Frame 1 (no input): blank canvas, image omitted
Frame 60 (no input): blank canvas, image omitted
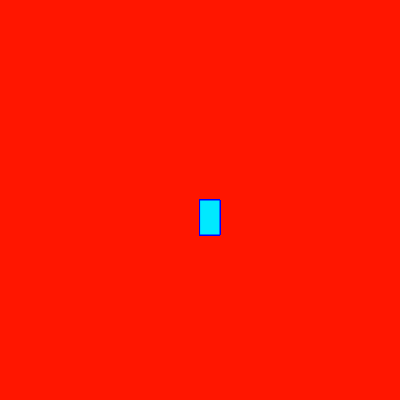
Frame 120 (the mouse pressed at the canvas centre since frame 60)

The p5.js sketch whose frames 1 and 60 were blank and that drew this single picture after the mouse press (run headless with seeded random() and noise() and a simulated clock; from frame 60 on, the mouse is pressed at the canvas centre):

// p5.js sketch
// ── sketch.js
function setup() {
    createCanvas(400, 400);
    background("#FF1600")
  }
  
  function draw() {
    stroke("blue");
    fill("rgb(0,233,255)");
    
    
    if (mouseIsPressed) {
      rect(mouseX, mouseY, 20, 35);
    }
  }
  
